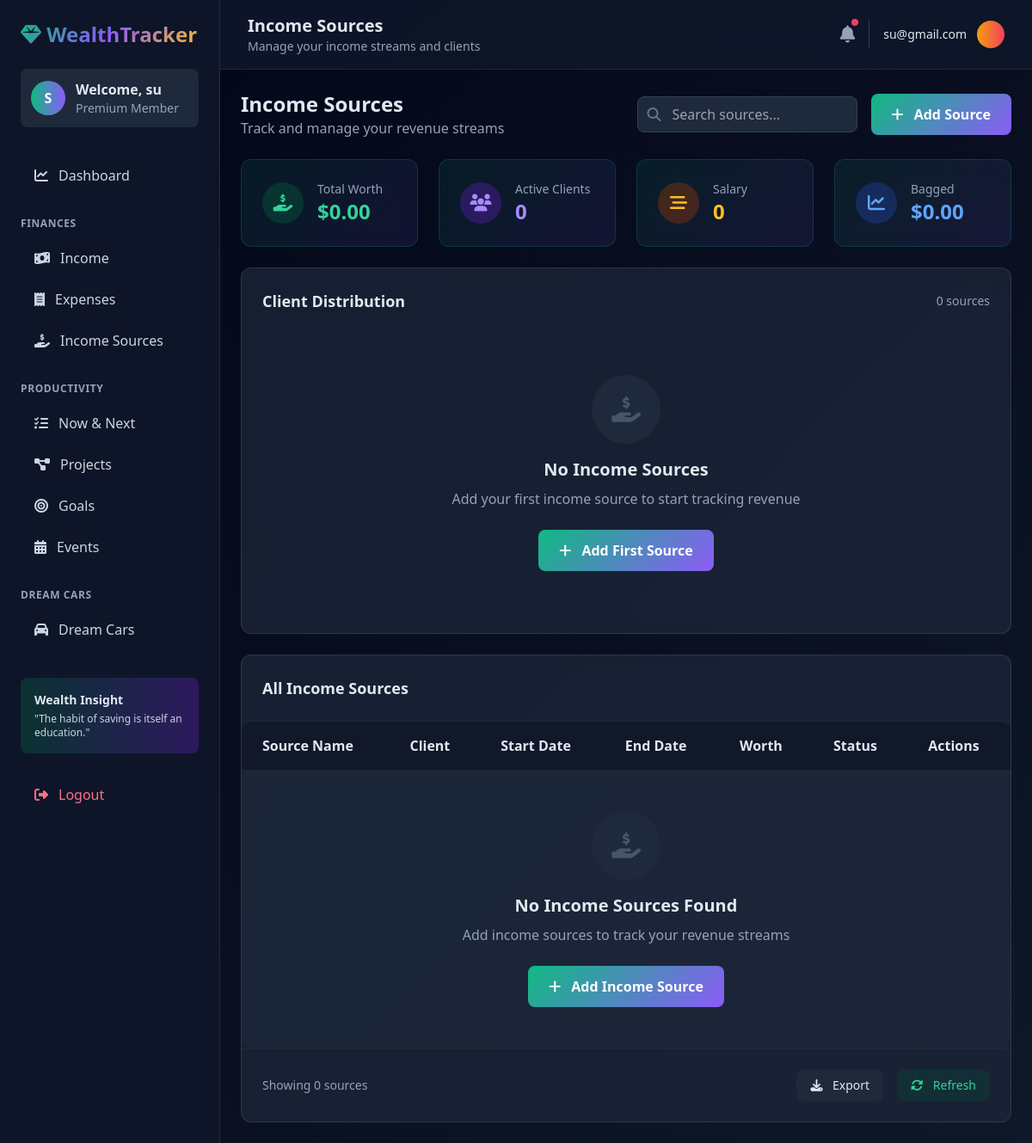
/incomesource/ (signed in), run on an earlier commit of the app's database.
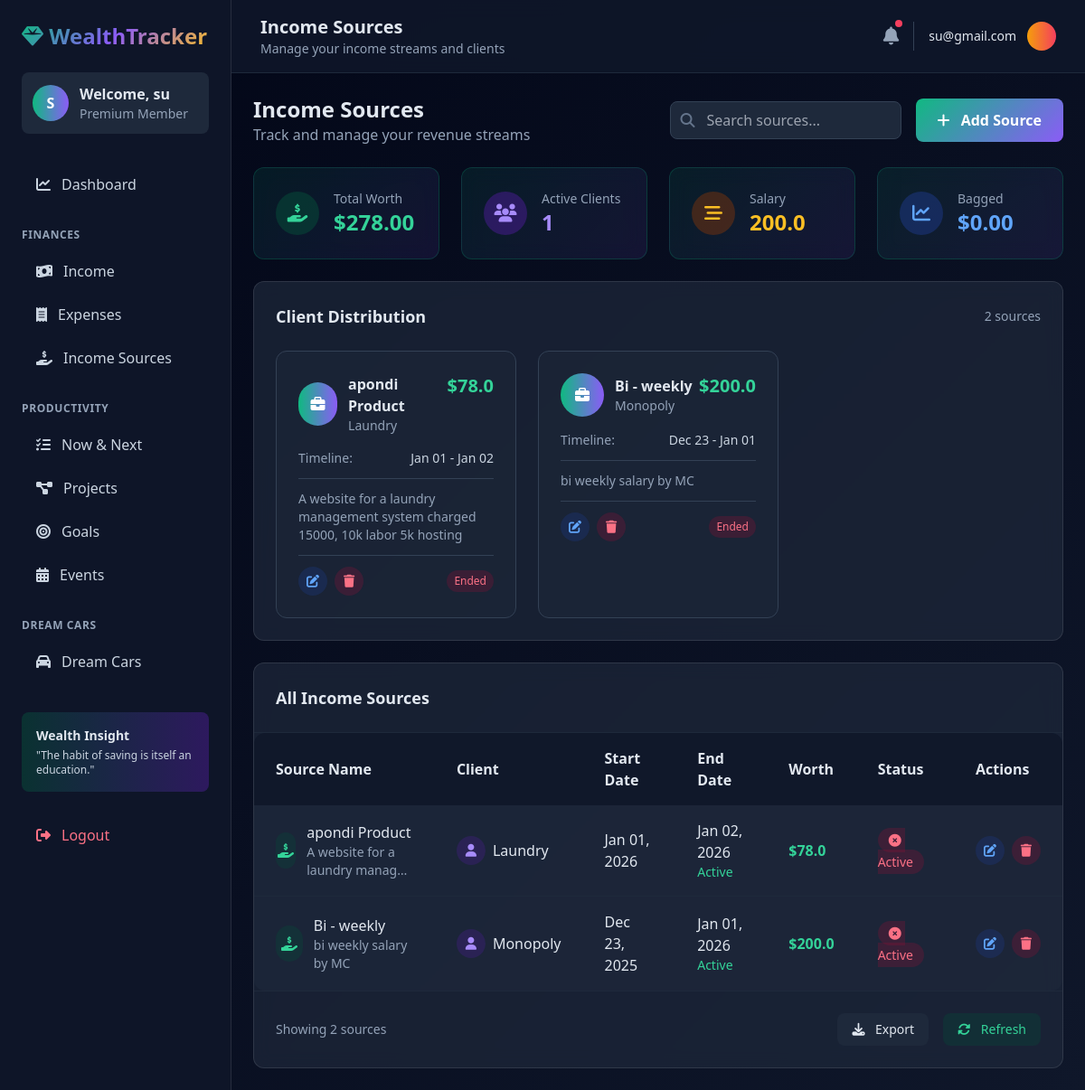
And on a later commit of the database.
### Tracker/models.py (models this page shows, shortened)
class IncomeSource(models.Model):
    user = models.ForeignKey(User, on_delete=models.CASCADE, null=True, blank=True)
    name = models.CharField(max_length=100, default="")
    client = models.CharField(max_length=100, default="")
    start_date = models.DateTimeField(default=timezone.now)
    end_date = models.DateTimeField(default=timezone.now)
    worth = models.FloatField(default=0)
    got = models.BooleanField(default=False)
    description = models.TextField(default="")

### Tracker/views.py (the view)
# urls.py: path('incomesource/', views.IncomeSourceListView.as_view(), name='incomesource-list'),
class IncomeSourceListView(LoginRequiredMixin, ListView):
    model = IncomeSource
    template_name = 'tracker/incomesource_list.html'
    context_object_name = 'incomesources'
    def get_queryset(self):
        return IncomeSource.objects.filter(user=self.request.user)
    def get_context_data(self, **kwargs):
        context = super().get_context_data(**kwargs)
        total_worth = self.get_queryset().aggregate(Sum('worth'))['worth__sum'] or 0
        salary = IncomeSource.objects.filter(user=self.request.user, client="Monopoly").aggregate(Sum('worth'))['worth__sum'] or 0
        unique_clients = IncomeSource.objects.filter(user=self.request.user).values('client').exclude(client="Monopoly").distinct().count()
        bagged = IncomeSource.objects.filter(user=self.request.user, got=True).aggregate(Sum('worth'))['worth__sum'] or 0
        print("------------------------->", total_worth)
        context.update({
            'salary': salary,
            'clients': unique_clients,
            'total_worth': total_worth,
            'bagged': bagged
        })
        return context

### Tracker/templates/tracker/incomesource_list.html (shortened to what the changed rows need)
{% extends 'tracker/base.html' %}
{% load static %}
{% block header_title %}Income Sources{% endblock %}
{% block content %}
<div class="space-y-6">
    <div class="flex flex-col md:flex-row items-start md:items-center justify-between gap-4">
        <div>
            <h2 class="text-2xl font-bold">Income Sources</h2>
        </div>
    </div>
    <div class="grid grid-cols-1 md:grid-cols-4 gap-6">
        <div class="stat-card card p-6 rounded-xl">
            <div class="flex items-center">
                <div>
                    <p class="text-slate-400 text-sm">Total Worth</p>
                    <h3 class="text-2xl font-bold text-emerald-400">${{ total_worth|default:"0"|floatformat:2 }}</h3>
                </div>
            </div>
        </div>
        <div class="stat-card card p-6 rounded-xl">
            <div class="flex items-center">
                <div>
                    <p class="text-slate-400 text-sm">Active Clients</p>
                    <h3 class="text-2xl font-bold text-violet-400">{{ clients|default:"0" }}</h3>
                </div>
            </div>
        </div>
        <div class="stat-card card p-6 rounded-xl">
            <div class="flex items-center">
                <div>
                    <p class="text-slate-400 text-sm">Salary</p>
                    <h3 class="text-2xl font-bold text-amber-400">{{ salary|default:"0" }}</h3>
                </div>
            </div>
        </div>
    </div>
    <div class="card rounded-xl p-6">
        <div class="flex items-center justify-between mb-6">
            <h3 class="text-lg font-semibold">Client Distribution</h3>
            <span class="text-sm text-slate-400">{{ incomesources|length }} sources</span>
        </div>
        <div class="grid grid-cols-1 md:grid-cols-3 gap-6">
            {% for source in incomesources|slice:":3" %}
            <div class="bg-slate-800/50 rounded-xl p-6 border border-slate-700">
                <div class="flex items-start justify-between mb-4">
                    <div class="flex items-center">
                        <div class="w-12 h-12 bg-gradient-to-r from-emerald-500 to-violet-500 rounded-full flex items-center justify-center mr-3">
                            <i class="fas fa-briefcase text-white"></i>
                        </div>
                        <div>
                            <h4 class="font-bold">{{ source.name }}</h4>
                            <p class="text-sm text-slate-400">{{ source.client }}</p>
                        </div>
                    </div>
                    <span class="text-xl font-bold text-emerald-400">${{ source.worth }}</span>
                </div>
                <div class="space-y-3">
                    <div class="flex justify-between text-sm">
                        <span class="text-slate-400">Timeline:</span>
                        <span class="text-slate-300">{{ source.start_date|date:"M d" }} - {{ source.end_date|date:"M d" }}</span>
                    </div>
                    {% if source.description %}
                    <div class="pt-3 border-t border-slate-700">
                        <p class="text-sm text-slate-400">{{ source.description|truncatechars:80 }}</p>
                    </div>
                    {% endif %}
                    <div class="pt-3 border-t border-slate-700">
                        <div class="flex items-center justify-between">
                            <div class="flex items-center space-x-2">
                                <a href="{% url 'incomesource-update' source.pk %}"
                                   class="w-8 h-8 bg-blue-900/30 hover:bg-blue-900/50 rounded-full flex items-center justify-center text-blue-400 hover:text-blue-300">
                                    <i class="fas fa-edit text-sm"></i>
                                </a>
                                <a href="{% url 'incomesource-delete' source.pk %}"
                                   class="w-8 h-8 bg-rose-900/30 hover:bg-rose-900/50 rounded-full flex items-center justify-center text-rose-400 hover:text-rose-300">
                                    <i class="fas fa-trash text-sm"></i>
                                </a>
                            </div>
                            <span class="text-xs px-2 py-1 {% if source.end_date > now %}bg-emerald-900/30 text-emerald-400{% else %}bg-rose-900/30 text-rose-400{% endif %} rounded-full">
                                {% if source.end_date > now %}Active{% else %}Ended{% endif %}
                            </span>
                        </div>
                    </div>
                </div>
            </div>
            {% empty %}
            <div class="md:col-span-3 text-center py-12">
                <div class="max-w-md mx-auto">
                    <div class="w-20 h-20 bg-slate-800 rounded-full flex items-center justify-center mx-auto mb-4">
                        <i class="fas fa-hand-holding-usd text-3xl text-slate-600"></i>
                    </div>
                    <h3 class="text-xl font-bold mb-2">No Income Sources</h3>
                    <p class="text-slate-400 mb-6">Add your first income source to start tracking revenue</p>
                    <a href="{% url 'incomesource-create' %}" class="btn-primary inline-block">
                        <i class="fas fa-plus mr-2"></i> Add First Source
                    </a>
                </div>
            </div>
            {% endfor %}
        </div>
    </div>
    <div class="card rounded-xl overflow-hidden">
        <div class="table-container">
            <table class="w-full">
                <thead class="table-header">
                    <tr>
                        <th class="py-4 px-6 text-left">Source Name</th>
                        <th class="py-4 px-6 text-left">Client</th>
                        <th class="py-4 px-6 text-left">Start Date</th>
                        <th class="py-4 px-6 text-left">End Date</th>
                        <th class="py-4 px-6 text-left">Worth</th>
                        <th class="py-4 px-6 text-left">Status</th>
                        <th class="py-4 px-6 text-left">Actions</th>
                    </tr>
                </thead>
                <tbody class="divide-y divide-slate-800">
                    {% for source in incomesources %}
                    <tr class="table-row">
                        <td class="py-4 px-6">
                            <div class="flex items-center">
                                <div class="w-10 h-10 bg-emerald-900/30 rounded-full flex items-center justify-center mr-3">
                                    <i class="fas fa-hand-holding-usd text-emerald-400"></i>
                                </div>
                                <div>
                                    <p class="font-medium">{{ source.name }}</p>
                                    <p class="text-sm text-slate-400">{{ source.description|truncatechars:30|default:"No description" }}</p>
                                </div>
                            </div>
                        </td>
                        <td class="py-4 px-6">
                            <div class="flex items-center">
                                <div class="w-8 h-8 bg-violet-900/30 rounded-full flex items-center justify-center mr-2">
                                    <i class="fas fa-user text-violet-400 text-sm"></i>
                                </div>
                                <span>{{ source.client }}</span>
                            </div>
                        </td>
                        <td class="py-4 px-6">{{ source.start_date|date:"M d, Y" }}</td>
                        <td class="py-4 px-6">
                            <div>
                                <p>{{ source.end_date|date:"M d, Y" }}</p>
                                <p class="text-sm {% if source.end_date < now %}text-rose-400{% else %}text-emerald-400{% endif %}">
                                    {% if source.end_date < now %}Ended{% else %}Active{% endif %}
                                </p>
                            </div>
                        </td>
                        <td class="py-4 px-6">
                            <span class="font-bold text-emerald-400">${{ source.worth }}</span>
                        </td>
                        <td class="py-4 px-6">
                            {% if source.got %}
                            <span class="px-3 py-1 bg-emerald-900/30 text-emerald-400 rounded-full text-sm">
                                <i class="fas fa-check-circle mr-1"></i> Bagged
                            </span>
                            {% else %}
                            <span class="px-3 py-1 bg-rose-900/30 text-rose-400 rounded-full text-sm">
                                <i class="fas fa-times-circle mr-1"></i> Active
                            </span>
                            {% endif %}
                        </td>
                        <td class="py-4 px-6">
                            <div class="flex items-center space-x-2">
                                <a href="{% url 'incomesource-update' source.pk %}"
                                   class="w-8 h-8 bg-blue-900/30 hover:bg-blue-900/50 rounded-full flex items-center justify-center text-blue-400 hover:text-blue-300">
                                    <i class="fas fa-edit text-sm"></i>
                                </a>
                                <a href="{% url 'incomesource-delete' source.pk %}"
                                   class="w-8 h-8 bg-rose-900/30 hover:bg-rose-900/50 rounded-full flex items-center justify-center text-rose-400 hover:text-rose-300">
                                    <i class="fas fa-trash text-sm"></i>
                                </a>
                            </div>
                        </td>
                    </tr>
                    {% empty %}
                    <tr>
                        <td colspan="7" class="py-12 px-6 text-center">
                            <div class="max-w-md mx-auto">
                                <div class="w-20 h-20 bg-slate-800 rounded-full flex items-center justify-center mx-auto mb-4">
                                    <i class="fas fa-hand-holding-usd text-3xl text-slate-600"></i>
                                </div>
                                <h3 class="text-xl font-bold mb-2">No Income Sources Found</h3>
                                <p class="text-slate-400 mb-6">Add income sources to track your revenue streams</p>
                                <a href="{% url 'incomesource-create' %}" class="btn-primary inline-block">
                                    <i class="fas fa-plus mr-2"></i> Add Income Source
                                </a>
                            </div>
                        </td>
                    </tr>
                    {% endfor %}
                </tbody>
            </table>
        </div>
        <div class="p-6 border-t border-slate-800">
            <div class="flex flex-col md:flex-row items-center justify-between gap-4">
                <div class="text-sm text-slate-400">
                    Showing {{ incomesources|length }} source{{ incomesources|pluralize }}
                </div>
                <div class="flex items-center space-x-4">
                    <button class="px-4 py-2 bg-slate-800 hover:bg-slate-700 rounded-lg text-sm">
                    </button>
                    <button class="px-4 py-2 bg-emerald-900/30 hover:bg-emerald-900/50 text-emerald-400 rounded-lg text-sm">
                    </button>
                </div>
            </div>
        </div>
    </div>
</div>
{% endblock %}

What changed in the data, as far as the page shows it:
added IncomeSource: name "apondi Product", client "Laundry", worth "78.0", start_date "Jan 01", end_date "Jan 02", description "A website for a laundry management system charged 15000, 10k labor 5k hosting", shows "Ended", description "A website for a laundry manag…", start_date "Jan 01, 2026", end_date "Jan 02, 2026", shows "Active", got False (drawn)
added IncomeSource: name "Bi - weekly", client "Monopoly", worth "200.0", start_date "Dec 23", end_date "Jan 01", description "bi weekly salary by MC", shows "Ended", start_date "Dec 23, 2025", end_date "Jan 01, 2026", shows "Active", got False (drawn)
Also different on the page:
{{ total_worth|default:"0"|floatformat:2 }}: "0.00" → "278.00"
{{ clients|default:"0" }}: "0" → "1"
{{ salary|default:"0" }}: "0" → "200.0"
{{ incomesources|length }}: "0" → "2"
text no longer shown: "No Income Sources Add your first income source to start tracking revenue Add First Source No Income Sources Found Add income sources to track your revenue streams Add Income Source"
